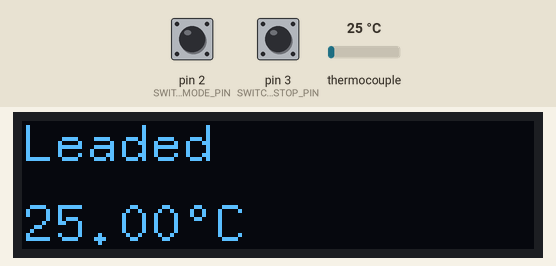
This sketch was run on a simulated Arduino Uno, built with avr-gcc and run on an emulated ATmega328P. Shown: 128×32 one-colour display. Inputs (shaded band) come from the test bench; at power-on: pin 3 (SWITCH_START_STOP_PIN) HIGH, thermocouple 25 °C, pin 2 (SWITCH_MODE_PIN) HIGH. What the sketch prints to the serial monitor is not drawn.

Above: at 3.8 s.
3.9 s: pin 3 (SWITCH_START_STOP_PIN) pulled LOW for 0.15 s
At 6.7 s:
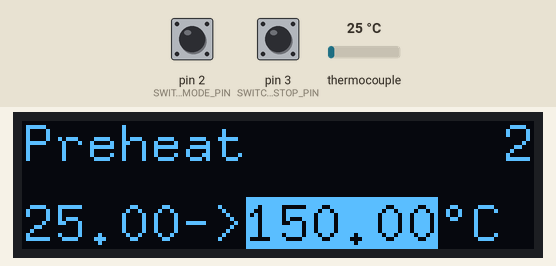
7.0 s: thermocouple set to 150 °C
At 8.9 s:
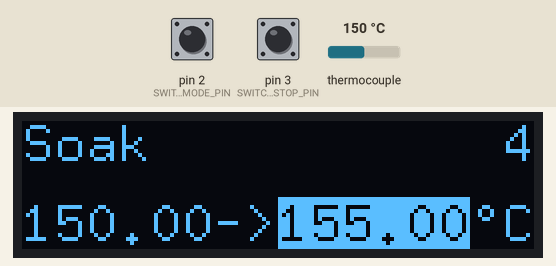
10.0 s: pin 2 (SWITCH_MODE_PIN) pulled LOW for 0.15 s
At 11.2 s:
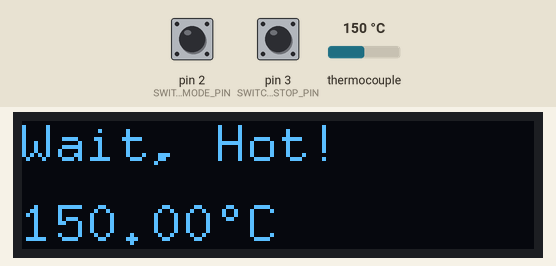
11.8 s: thermocouple set to 6 °C
At 13.0 s:
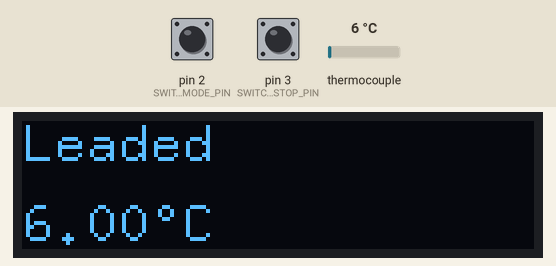
13.3 s: pin 2 (SWITCH_MODE_PIN) pulled LOW for 1 s
At 14.7 s:
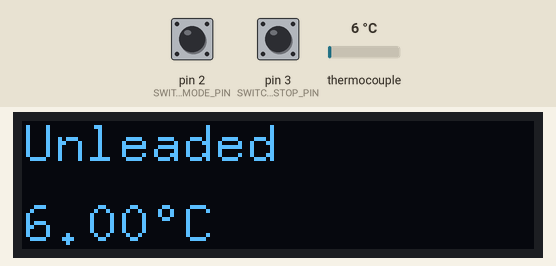
15.8 s: pin 2 (SWITCH_MODE_PIN) pulled LOW for 0.15 s
At 16.5 s:
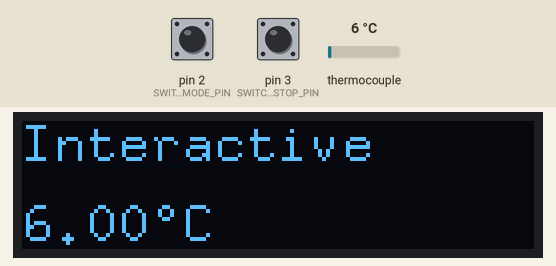
Timing chart, 0 to 18.5 s (numbered marks = the images above; inputs shaded):
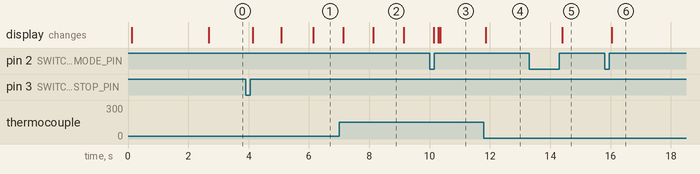

The sketch:

Production_Code.ino
```cpp
/*******************************************************************************
  Required Libraries
  ==================
  - Arduino PID Library:
    >> https://github.com/br3ttb/Arduino-PID-Library
  - MAX6675 Library:
    >> https://github.com/adafruit/MAX6675-library
  - U8G2 Library:
    >> https://github.com/olikraus/u8g2
*******************************************************************************/

// ***** INCLUDES *****
#include <U8g2lib.h>
#include <max6675.h>
#include <PID_v1.h>

// ***** CONSTANTS *****
char SPASH_LINE1[] = {"Reflowinator"};
char SPASH_LINE2[] = {"PCB COOKER V1"};

// ***** PARAMETERS *****
const int TEMPERATURE_PREHEAT_MAX = 150;
const int TEMPERATURE_COOL_MIN = 100;
const int TEMPERATURE_SOAK_STEP = 5;      // Temperature steps in which to increment temperature.

const int LEADED_TEMPERATURE_SOAK_MAX = 180;
const int LEADED_TEMPERATURE_REFLOW_MAX = 224;
const int LEADED_SOAK_PERIOD = 9000;

const int UNLEADED_TEMPERATURE_SOAK_MAX = 200;
const int UNLEADED_TEMPERATURE_REFLOW_MAX = 250;
const int UNLEADED_SOAK_PERIOD = 9000;

const int DEBOUNCE_PERIOD_MIN = 50;       // 50 ms for debouncing input switches.
const int RELAY_UPDATE_PERIOD = 2000;     // Relay PWM Frequency 0.5 Hz.
const int COMPLETE_TIME = 5000;           // 5 seconds to show completed status.

// ***** LIMITS *****
const float TEMPERATURE_SAFE = 50;
const float MAX_TEMP = 1000;
const float MIN_TEMP = -40;
const int MAX_TIMEOUT = 1000000;          //1000 seconds

// ***** PID PARAMETERS *****
// ***** DEFAULT *****
#define PID_KP_DEFAULT 300
#define PID_KI_DEFAULT 0.05
#define PID_KD_DEFAULT 250
// ***** PRE-HEAT STAGE *****
#define PID_KP_PREHEAT 100
#define PID_KI_PREHEAT 0.025
#define PID_KD_PREHEAT 20
// ***** SOAKING STAGE *****
#define PID_KP_SOAK 300
#define PID_KI_SOAK 0.05
#define PID_KD_SOAK 250
// ***** REFLOW STAGE *****
#define PID_KP_REFLOW 300
#define PID_KI_REFLOW 0.05
#define PID_KD_REFLOW 350

// ***** PIN ASSIGNMENT *****
#define SSR_PIN 5
#define THERMOCOUPLE_SO_PIN 12
#define THERMOCOUPLE_CS_PIN 10
#define THERMOCOUPLE_CLK_PIN 13
#define SWITCH_MODE_PIN 2
#define SWITCH_START_STOP_PIN 3

// ***** TYPE DEFINITIONS *****
typedef enum MACHINE_STATE {
  IDLE_LEADED,
  IDLE_UNLEADED,
  PREHEAT,
  SOAK,
  REFLOW,
  COOL,
  COMPLETE,
  HOT,
  ERROR,
  INTERACTIVE
} machine_state_t;

typedef enum ERROR_STATE {
  ERROR_STATE,
  ERROR_TEMP_SENSOR_FAILURE,
  ERROR_TIMEOUT_EXCEEDED
} error_state_t;

typedef enum VERBOSE_STATE {
  VERBOSE_0,    // No logging except for when REFLOW_STATUS_ON.
  VERBOSE_1,    // Log temperature and time every second.
  VERBOSE_2     // Not quite sure yet.
} verbose_state_t;

typedef enum DEBOUNCE_STATE {
  DEBOUNCE_STATE_IDLE,
  DEBOUNCE_STATE_CHECK,
  DEBOUNCE_STATE_RELEASE
} debounce_state_t;

typedef enum HEATER_STATE {
  HEATER_ACTIVE,
  HEATER_DISABLE
} heater_state_t;

// ***** OLED MESSAGES *****
const char* message_machine_state[] = {
  "Leaded",
  "Unleaded",
  "Preheat",
  "Soak",
  "Reflow",
  "Cool",
  "Complete",
  "Wait, Hot!",
  "Error",
  "Interactive"
};

const char* message_error_status[] = {
  "Safe",
  "Sensor Fail",
  "Timeout"
};

// ***** OBJECTS *****

// CLASS: SWITCH
//
// Object describiing a physically button interface
// - Use update_switch() with program loop to constantly poll the state of the button,
//   and perform debouncing function.
// - Use get_switch() to access the state of the switch.
//
class Switch {
  public:
    Switch::Switch(){}
    Switch::Switch(int i_switch_pin){
      switch_pin = i_switch_pin;
    }

    void Switch::update_switch(){
      switch_state = 0;

      switch (debounce_state){
        case DEBOUNCE_STATE_IDLE:
          switch_state = 0;
          if (digitalRead(switch_pin) == LOW){
            last_debounce_time = millis();
            debounce_state = DEBOUNCE_STATE_CHECK;
          }
          break;

        case DEBOUNCE_STATE_CHECK:
          if (digitalRead(switch_pin) == LOW){
            if ((millis() - last_debounce_time) > DEBOUNCE_PERIOD_MIN){
              debounce_state = DEBOUNCE_STATE_RELEASE;
            }
          }
          break;

        case DEBOUNCE_STATE_RELEASE:
          if (digitalRead(switch_pin) == HIGH){
            switch_state = 1;
            debounce_state = DEBOUNCE_STATE_IDLE;
          }
          break;
      }
    }

    bool Switch::get_state(){
      return switch_state;
    }

  private:
    int switch_pin;
    bool switch_state;
    debounce_state_t debounce_state;
    unsigned long last_debounce_time;
};

// CLASS: HEATER INTERFACE
//
// Object describiing the relation of the heating element and the temperature sensor. Maintains
// internal PID controller to control the duty cycle of the temperature sensor.
// - Use update_relay() within program loop to constantly update the solid state relay used
//   to control the heating element.
// - Use update_temperature() within program loop to constatly update the current measured temperature
//   and check the validity of the sensors measurements.
// - Use configure_PID() to set the parameters of the PID.
//
class Heater{
  public:
    Heater::Heater(const int i_ssr_relay_pin, int i_thermocouple_clk_pin, int i_thermocouple_cs_pin, int i_thermocouple_so_pin) :
      thermocouple(i_thermocouple_clk_pin, i_thermocouple_cs_pin, i_thermocouple_so_pin),
      heater_pid(&input, &output, &setpoint, kp, ki, kd, DIRECT) {
      ssr_relay_pin = i_ssr_relay_pin;

      pinMode(ssr_relay_pin, OUTPUT);
      digitalWrite(ssr_relay_pin, LOW);

      heater_state = HEATER_DISABLE;

      heater_pid.SetTunings(PID_KP_DEFAULT, PID_KI_DEFAULT, PID_KD_DEFAULT);
      heater_pid.SetOutputLimits(0, RELAY_UPDATE_PERIOD);
      heater_pid.SetMode(AUTOMATIC);
    }

    bool Heater::update_temperature(){
      bool safe = false;
      if (millis() - last_set_time > MAX_TIMEOUT){
        timeout_failure_flag = ERROR_TIMEOUT_EXCEEDED;
        safe = false;
      }

      double thermocouple_temperature = thermocouple.readCelsius();
      if (isnan(thermocouple_temperature) || thermocouple_temperature > MAX_TEMP || thermocouple_temperature < MIN_TEMP) {
        temp_sensor_failure_flag = ERROR_TEMP_SENSOR_FAILURE;
        safe = false;
      } else {
        input = thermocouple_temperature;
        temp_sensor_failure_flag = ERROR_STATE;
        safe = true;
      }

      return safe;
    }

    void Heater::update_relay(){
      heater_pid.Compute();

      if (heater_state == HEATER_ACTIVE){
        // Checks if current period has been exceeded, reset initial value to start of
        // next period.
        if (millis() - window_start_time > RELAY_UPDATE_PERIOD){
          window_start_time += RELAY_UPDATE_PERIOD;
        }

        // The value from output is a peroid, if that period is exceeded within this window
        // disable relay.
        if (output > millis() - window_start_time){
          digitalWrite(ssr_relay_pin, HIGH);
        } else {
          digitalWrite(ssr_relay_pin, LOW);
        }

      } else if (heater_state == HEATER_DISABLE) {
        digitalWrite(ssr_relay_pin, LOW);
      }
    }

    void Heater::configure_PID(double i_kp, double i_ki, double i_kd){
      kp = i_kp;
      ki = i_ki;
      kd = i_kd;
      heater_pid.SetTunings(kp, ki, kd);
    }

    bool Heater::set_temperature(double set_temperature){
      if (set_temperature > MAX_TEMP || set_temperature < MIN_TEMP){
        return false;
      } else {
        last_set_time = millis();

        heater_state = HEATER_ACTIVE;

        setpoint = set_temperature;
        return true;
      }
    }

    float Heater::get_temperature(){
      return input;
    }

    float Heater::get_set_temperature(){
      return setpoint;
    }

    error_state_t Heater::get_first_error(){
      error_state_t temp = ERROR_STATE;
      if (temp_sensor_failure_flag != ERROR_STATE){
        temp = ERROR_TEMP_SENSOR_FAILURE;
        return temp;
      }

      if (timeout_failure_flag != ERROR_STATE){
        temp = ERROR_TIMEOUT_EXCEEDED;
        return temp;
      }
    }

    float return_PID_effort(){
      return output/RELAY_UPDATE_PERIOD;
    }

  private:
    heater_state_t heater_state;

    error_state_t temp_sensor_failure_flag;
    error_state_t timeout_failure_flag;

    unsigned long last_set_time;

    int ssr_relay_pin;
    bool ssr_relay;

    double input;
    double output;
    double setpoint;

    double kp;
    double ki;
    double kd;

    int window_size;
    unsigned long window_start_time;
    unsigned long nextCheck;
    unsigned long nextRead;

    MAX6675 thermocouple;

    PID heater_pid;
};

// CLASS: MACHINE INTERFACE
//
// Object describiing the state controller that subsecuentially controls the temperature interface, switch interfaces
// and
// - Use update_state() with program loop to persistently monitor and update the state machine, and update the
//   states accordingly.
// - Use get_state() to return the current machine state.
//
class State_Machine{
  public:
    void update_state(Heater &heater_interface, Switch &mode, Switch &start){

      // Update GPIO
      mode.update_switch();
      start.update_switch();

      // Update Heater
      heater_interface.update_relay();
      if (heater_interface.update_temperature() == false){
        machine_state = ERROR;
      }

      switch(machine_state){
        case IDLE_LEADED:
          start_time = 0;
          heater_interface.set_temperature(0);

          if (mode.get_state() == true)
            machine_state = IDLE_UNLEADED;

          if (start.get_state()){
            machine_state = PREHEAT;

            start_time = millis();

            heater_interface.set_temperature(TEMPERATURE_PREHEAT_MAX);
            heater_interface.configure_PID(PID_KP_PREHEAT, PID_KI_PREHEAT, PID_KD_PREHEAT);

            temperature_soak_max = LEADED_TEMPERATURE_SOAK_MAX;
            temperature_reflow_max = LEADED_TEMPERATURE_REFLOW_MAX;
            soak_period = LEADED_SOAK_PERIOD;
          }

          if (heater_interface.get_temperature() > TEMPERATURE_SAFE)
            machine_state = HOT;
         break;

        case IDLE_UNLEADED:
          start_time = 0;
          heater_interface.set_temperature(0);

          if (mode.get_state() == true)
            machine_state = INTERACTIVE;

          if (start.get_state()){
            machine_state = PREHEAT;

            start_time = millis();

            heater_interface.set_temperature(TEMPERATURE_PREHEAT_MAX);
            heater_interface.configure_PID(PID_KP_PREHEAT, PID_KI_PREHEAT, PID_KD_PREHEAT);

            temperature_soak_max = LEADED_TEMPERATURE_SOAK_MAX;
            temperature_reflow_max = LEADED_TEMPERATURE_REFLOW_MAX;
            soak_period = LEADED_SOAK_PERIOD;
          }

          if (heater_interface.get_temperature() > TEMPERATURE_SAFE)
            machine_state = HOT;
          break;

        case PREHEAT:
          if (start.get_state() || mode.get_state())
            machine_state = IDLE_LEADED;

          if (heater_interface.get_temperature() >= TEMPERATURE_PREHEAT_MAX - 5){
            soak_timer = millis() + soak_period;

            heater_interface.configure_PID(PID_KP_SOAK, PID_KI_SOAK, PID_KD_SOAK);
            heater_interface.set_temperature(TEMPERATURE_PREHEAT_MAX + TEMPERATURE_SOAK_STEP);

            machine_state = SOAK;
          }
          break;

        case SOAK:
          if (start.get_state() || mode.get_state())
              machine_state = IDLE_LEADED;

          if (millis() > soak_timer){
            soak_timer = millis() + soak_period;
            heater_interface.set_temperature(heater_interface.get_set_temperature() + TEMPERATURE_SOAK_STEP);

            if (heater_interface.get_set_temperature() > temperature_soak_max){
              heater_interface.configure_PID(PID_KP_REFLOW, PID_KI_REFLOW, PID_KD_REFLOW);
              heater_interface.set_temperature(temperature_reflow_max);
              machine_state = REFLOW;
            }
          }
          break;

        case REFLOW:
          if (start.get_state() || mode.get_state())
              machine_state = IDLE_LEADED;

          if (heater_interface.get_temperature() >= temperature_reflow_max - 5){
            heater_interface.configure_PID(PID_KP_DEFAULT, PID_KI_DEFAULT, PID_KD_DEFAULT);
            heater_interface.set_temperature(TEMPERATURE_COOL_MIN);
            machine_state = COOL;
          }
          break;

        case COOL:
          if (start.get_state() || mode.get_state())
              machine_state = IDLE_LEADED;

          if (heater_interface.get_temperature() <= TEMPERATURE_COOL_MIN){
            machine_state = COMPLETE;
            complete_start_time = millis();
          }
          break;

        case COMPLETE:
          if (millis() - complete_start_time > COMPLETE_TIME)
            machine_state = IDLE_LEADED;
          break;

        case HOT:
          start_time = 0;
          heater_interface.set_temperature(0);

          if (heater_interface.get_temperature() < TEMPERATURE_SAFE)
            machine_state = IDLE_LEADED;
          break;

        case ERROR:
          if (heater_interface.update_temperature())
            machine_state = IDLE_LEADED;
          break;

        case INTERACTIVE:
          if (mode.get_state() == true)
              machine_state = IDLE_LEADED;

          interactive_handler(heater_interface);
          break;
      }

      // Print Status
      print_status(heater_interface);
    }

    machine_state_t get_machine_state(){
      return machine_state;
    }

    int get_current_time(){
      if (start_time != 0){
        return (millis() - start_time)/1000;
      } else {
        return 0;
      }
    }

  private:
    machine_state_t machine_state;

    unsigned long start_time;
    unsigned long last_print_time;
    unsigned long soak_period;
    unsigned long soak_timer;
    unsigned long complete_start_time;

    float temperature_soak_max;
    float temperature_reflow_max;

    void interactive_handler(Heater &heater_interface){
      while (Serial.available()) {

        start_time = millis();

        char inChar = (char)Serial.read();

        switch (inChar) {
          case 'T':
            // Set Temperature
            float setpoint = Serial.parseFloat(SKIP_WHITESPACE);

            Serial.print("okay... T: ");
            Serial.println(setpoint);
            heater_interface.set_temperature(setpoint);
            break;

          case 'D':
            // Set Interactive Timer
            break;

          case 'F':
            // Disable Interactive Timer
          default:
            Serial.print("Invalid!");
        }
      }
    }

    void print_status(Heater &heater_interface){
      if (start_time > 0){
        if (1 + last_print_time < get_current_time()){
          last_print_time = get_current_time();

          Serial.print("State: ");
          Serial.print(message_machine_state[machine_state]);
          Serial.print(" ");
          Serial.print("Time:");
          Serial.print(get_current_time());
          Serial.print(" T:");
          Serial.print(heater_interface.get_temperature());
          Serial.print(" /");
          Serial.print(heater_interface.get_set_temperature());
          Serial.print(" E ");
          Serial.print(heater_interface.return_PID_effort());
          Serial.println();
        }
      }
    }
};

void setup_display(U8G2_SSD1306_128X32_UNIVISION_F_SW_I2C &oled) {
  oled.begin();
  oled.setFont(u8g2_font_8x13_mf);
  oled.clearDisplay();
  oled.clearBuffer();
  oled.firstPage();
  oled.enableUTF8Print();

  // Start-up splash screen
  oled.drawStr(0, 10, SPASH_LINE1);
  oled.drawStr(0, 30, SPASH_LINE2);
  oled.sendBuffer();
  delay(2500);
  oled.clearBuffer();
}

void update_display(U8G2_SSD1306_128X32_UNIVISION_F_SW_I2C &oled, State_Machine &machine_interface, Heater &heater_interface){
  oled.firstPage();
  do {
    oled.setDrawColor(2);
    oled.setFontMode(0);

    // Draw machine_state
    oled.drawStr(0, 10, message_machine_state[machine_interface.get_machine_state()]);

    if (machine_interface.get_machine_state() == ERROR){
      oled.drawStr(0, 30, message_error_status[heater_interface.get_first_error()]);
    } else {
      oled.setCursor(0, 30);
      oled.print(heater_interface.get_temperature());
      if (heater_interface.get_set_temperature() > 0) {
        oled.print("->");
        oled.setDrawColor(0);
        oled.print(heater_interface.get_set_temperature());
      }
        oled.setDrawColor(2);
        oled.print("°C");
    }

    if (machine_interface.get_current_time() > 0) {
      char str[20];
      oled.drawStr(oled.getDisplayWidth() - oled.getStrWidth(itoa(machine_interface.get_current_time(), str, 10)), 10, itoa(machine_interface.get_current_time(), str, 3));
      // ^ i'll admit it, this is the most wasteful function in history. WHAT OF IT!
    }

  } while (oled.nextPage());
}

void setup_serial(){
  Serial.begin(9600);
  Serial.println(SPASH_LINE1);
  Serial.println(SPASH_LINE2);

  Serial.print("COMPILED: ");
  Serial.print(__DATE__);
  Serial.print(" : ");
  Serial.println( __TIME__);
}

U8G2_SSD1306_128X32_UNIVISION_F_SW_I2C oled(U8G2_R2, SCL, SDA, U8X8_PIN_NONE);

Switch switch_mode(SWITCH_MODE_PIN);
Switch switch_start_stop(SWITCH_START_STOP_PIN);
Heater heater_interface(SSR_PIN, THERMOCOUPLE_CLK_PIN, THERMOCOUPLE_CS_PIN, THERMOCOUPLE_SO_PIN);

State_Machine machine_interface;

void setup(){
  setup_serial();
  setup_display(oled);
}

void loop(){
  // Update Interfaces
  machine_interface.update_state(heater_interface, switch_mode, switch_start_stop);
  update_display(oled, machine_interface, heater_interface);
}
```

Measured:
- after the input at 3.9 s, the display: first changes after 0.23 s (image 1 shows a later state)
- after the input at 7.0 s, the display: first changes after 0.13 s (image 2 shows a later state)
- after the input at 10.0 s, the display: first differs from a run without the input after 0.29 s (image 3 shows a later state)
- after the input at 11.8 s, the display: changes after 0.07 s (image 4)
- after the input at 13.3 s, the display: changes after 1.1 s (image 5)
- after the input at 15.8 s, the display: changes after 0.24 s (image 6)
- what the display in image 2 shows lasts 1.0 s, from 8.1 s to 9.1 s
